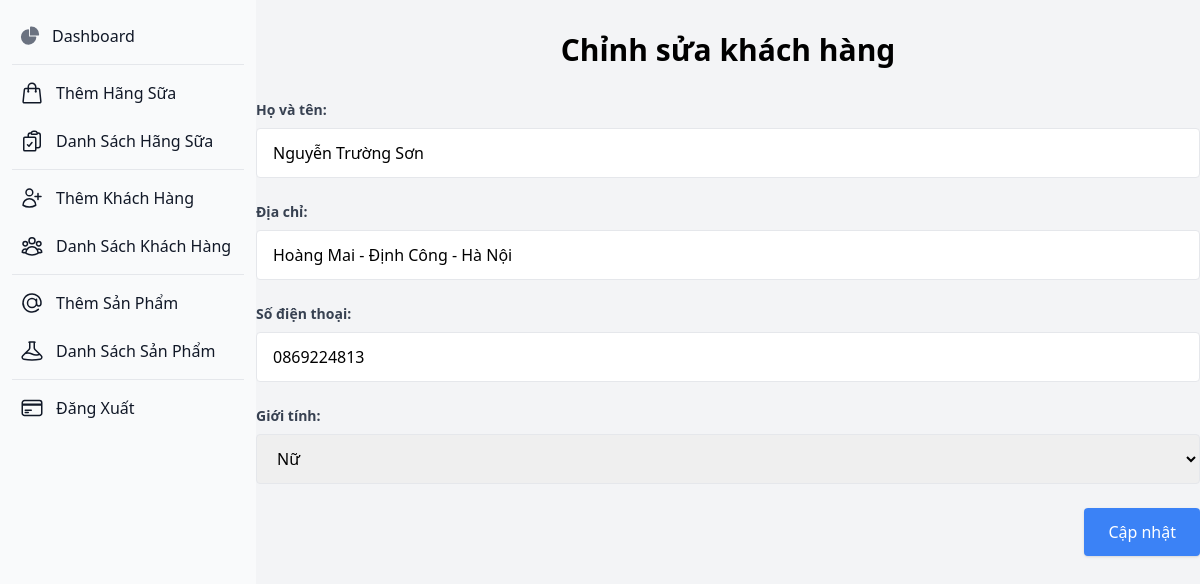
Before: /admin/dashboard.php?route=updateKhachHang.php&Id=KH001 with the older database file.
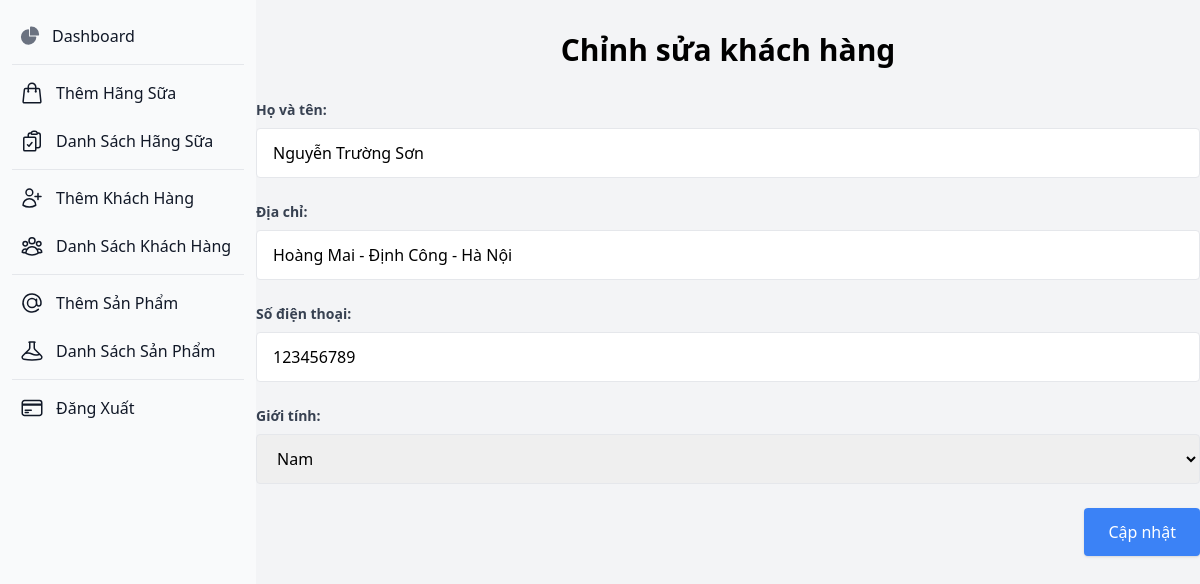
After: the same page with the newer database file.
### tables this page shows
CREATE TABLE `customer` (
  `Id` varchar(255) NOT NULL,
  `FullName` varchar(255) DEFAULT NULL,
  `Gender` bit(1) DEFAULT NULL,
  `Address` varchar(255) DEFAULT NULL,
  `PhoneNumber` varchar(255) DEFAULT NULL
);

### admin/updateKhachHang.php (the view, shortened to what this page needs)
<?php
include '../connect.php';
if (isset($_GET['Id'])) {
    $Id = $_GET['Id'];
    $query = "SELECT * FROM Customer WHERE Id = ?";
    $stmt = $conn->prepare($query);
    $stmt->bind_param("s", $Id);
    $stmt->execute();
    $result = $stmt->get_result();
    $customer = $result->fetch_assoc();
}
?>
<!DOCTYPE html>
<html lang="en">
<head>
    <script src="https://cdn.tailwindcss.com"></script>
</head>
<body class="bg-gray-100 py-12">
    <div class="container mx-auto mt-8 max-w-6xl rounded-lg">
        <h2 class="text-3xl font-bold text-center mb-8">Chỉnh sửa khách hàng</h2>
        <form method="POST" action="updateKhachHang.php">
            <div class="mb-6">
                <label class="block text-gray-700 text-sm font-bold mb-2">Họ và tên:</label>
                <input type="text" name="FullName" value="<?php echo $customer['FullName']; ?>"
                    class="w-full px-4 py-3 border rounded focus:outline-none focus:border-blue-500">
            </div>
            <div class="mb-6">
                <label class="block text-gray-700 text-sm font-bold mb-2">Địa chỉ:</label>
                <input type="text" name="Address" value="<?php echo $customer['Address']; ?>"
                    class="w-full px-4 py-3 border rounded focus:outline-none focus:border-blue-500">
            </div>
            <div class="mb-6">
                <label class="block text-gray-700 text-sm font-bold mb-2">Số điện thoại:</label>
                <input type="text" name="PhoneNumber" value="<?php echo $customer['PhoneNumber']; ?>"
                    class="w-full px-4 py-3 border rounded focus:outline-none focus:border-blue-500">
            </div>
            <div class="mb-6">
                <label class="block text-gray-700 text-sm font-bold mb-2">Giới tính:</label>
                <select name="Gender"
                    class="w-full px-4 py-3 border rounded focus:outline-none focus:border-blue-500">
                    <option value="Nam" <?php echo $customer['Gender'] == 1 ? 'selected' : ''; ?>>Nam</option>
                    <option value="Nữ" <?php echo $customer['Gender'] == 0 ? 'selected' : ''; ?>>Nữ</option>
                </select>
            </div>
            <div class="flex justify-end gap-4">
                <button type="submit"
                    class="bg-blue-500 text-white px-6 py-3 rounded shadow hover:bg-blue-600 transition duration-300">
                    Cập nhật
                </button>
            </div>
        </form>
    </div>
</body>
</html>

Changed rows visible on the page:
changed customer "Nguyễn Trường Sơn": PhoneNumber "0869224813" → "123456789"; Gender "Nữ" → "Nam"
